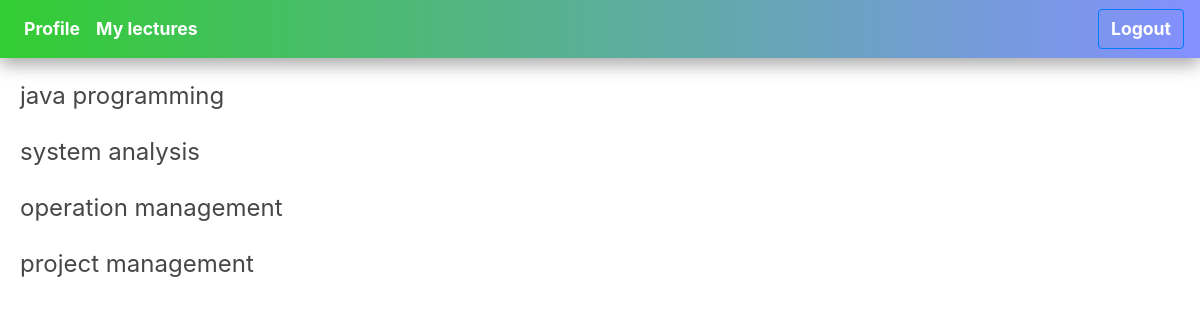
Page /LecTeacher/lecT.php (signed in) on the committed database.
### tables this page shows
CREATE TABLE `lecture_lab` (
  `ID_lec_lab` int(11) NOT NULL,
  `lec_lab_name` varchar(40) NOT NULL,
  `lec_lab_sub_name` varchar(5) NOT NULL,
  `id_stf` int(11) NOT NULL,
  `name_stf` varchar(50) NOT NULL,
  `lec_lab_corse` int(11) NOT NULL,
  `id_dep` int(11) NOT NULL,
  `stageLec` int(11) NOT NULL
);

### LecTeacher/lecT.php (the view, shortened to what this page needs)
<?php
$host = "localhost";
$user = "root";
$password = "";
$db = "unvdb";
$link = mysqli_connect($host,$user,$password,$db);
?>
<!DOCTYPE html>
<html>
<head>
<link rel="stylesheet" href="https://cdnjs.cloudflare.com/ajax/libs/uikit/3.0.3/css/uikit.min.css" />
<link rel="stylesheet" href="https://stackpath.bootstrapcdn.com/bootstrap/4.2.1/css/bootstrap.min.css">
<link rel="stylesheet" href="../css/style3.css" type="text/css" >
</head>
<body>
<?php
$email =  $_SESSION['email'];
$password = $_SESSION['password'];
if ($_SESSION['email'] == true){
    $sql = "select * from staff where stf_email = '".$email."' AND stf_password = '".$password."'";
    $result = mysqli_query($link,$sql);
    while($row = mysqli_fetch_array($result)){
        $idTeachLec= $row['ID_stf'];
    }
    $sqlLid = "SELECT * FROM `lecture_lab` WHERE `id_stf` = '".$idTeachLec."'";
    $result3 = mysqli_query($link,$sqlLid);
    ?>
    <nav class="navbar navbar-expand-lg navbar-light bg-light navCol">
  <div class="collapse navbar-collapse " id="navbarNav">
    <ul class="navbar-nav">
    <li class="nav-item">
    <a class="nav-link " id="icol" href="../welcomeTeacher.php">Profile</a>
    </li>
      <li class="nav-item">
      <a class="nav-link " id="icol" href="lecT.php">My lectures</a>
      </li>
    </ul>
  </div>
  <button type="button" class="btn btn-outline-primary "> <a id="icol" href="../logOut.php">Logout</a></button>
</nav>
    <?php
    foreach ($result3 as $initial3){
     ?>
     <div class="lec">
      <a  href="degrees.php?id=<?php echo $initial3['ID_lec_lab'];?>"style="color:rgb(71, 71, 71);"><?php echo $initial3['lec_lab_name'];
    echo "<br>";?>
    </a></div>
     <?php
   }
}
else{
    header("location: loginTeacher.php");
}
?>
</body>
</html>

### css/style3.css (style rules this page uses)
.navCol { box-shadow: 0 6px 15px 0 rgba(0, 0, 0, 0.2), 0 6px 20px 0 rgba(0, 0, 0, 0.19); background-image: linear-gradient(to right, #32CD32 , #8490FF); }
#icol { color:white; font-size: 1.1rem; font-weight: bold; }
.lec { padding: 20px 20px 0px 20px; font-size: 1.5rem; }

### rows in the picture
lecture_lab: lec_lab_name "java programming"
lecture_lab: lec_lab_name "system analysis"
lecture_lab: lec_lab_name "operation management"
lecture_lab: lec_lab_name "project management"
